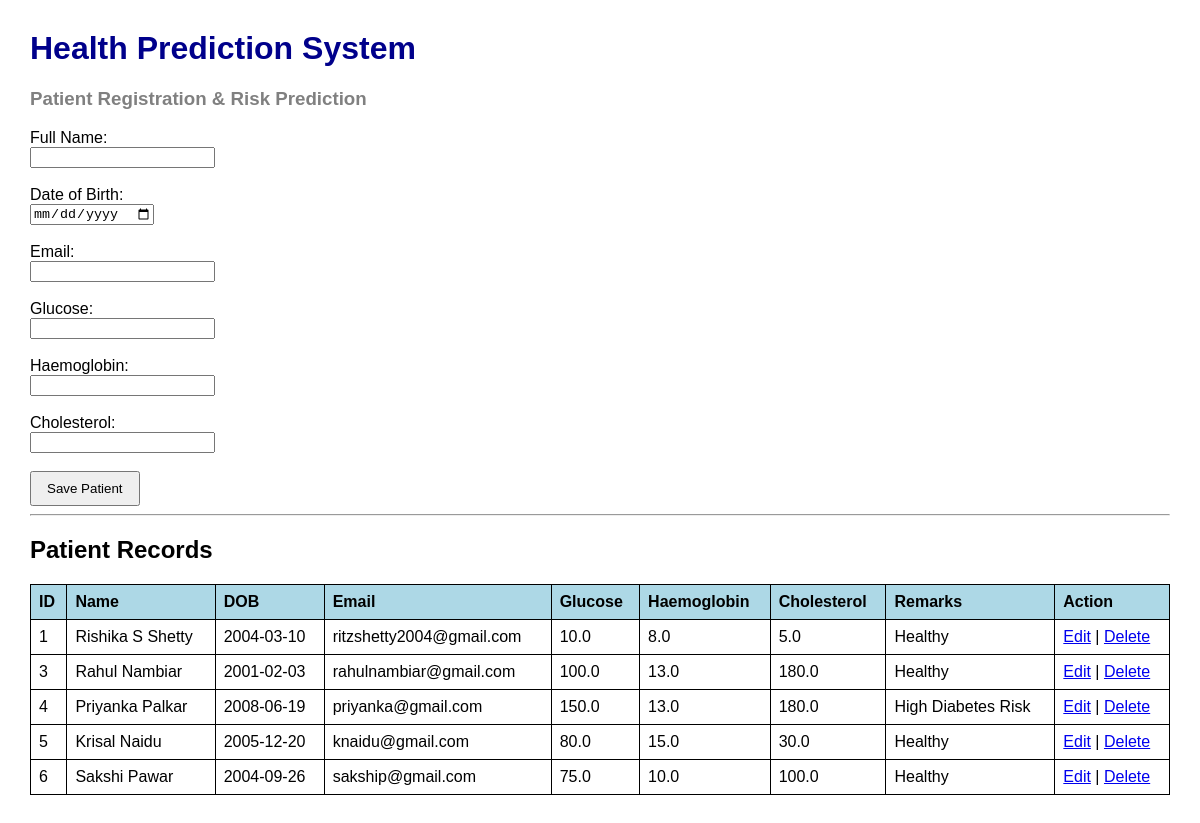
The page / on the database its author committed.
### tables this page shows
CREATE TABLE patients (
    id INTEGER PRIMARY KEY AUTOINCREMENT,
    full_name TEXT NOT NULL,
    dob TEXT NOT NULL,
    email TEXT NOT NULL,
    glucose REAL NOT NULL,
    haemoglobin REAL NOT NULL,
    cholesterol REAL NOT NULL,
    remarks TEXT
);

### app.py (the view, shortened to what this page needs)
@app.route("/", methods=["GET", "POST"])
def home():
    conn = sqlite3.connect("database/patients.db")
    cursor = conn.cursor()
    cursor.execute("SELECT * FROM patients")
    patients = cursor.fetchall()
    conn.close()
    return render_template("index.html", patients=patients)

### templates/index.html (shortened to what this page needs)
<!DOCTYPE html>
<html>
<head>
    <link rel="stylesheet" href="{{ url_for('static', filename='style.css') }}">
</head><body>
    <h1>Health Prediction System</h1>
<h3>Patient Registration & Risk Prediction</h3>
    <form method="POST">
        <label>Full Name:</label><br>
        <input type="text" name="full_name" required><br><br>
        <label>Date of Birth:</label><br>
        <input type="date" name="dob" required><br><br>
        <label>Email:</label><br>
        <input type="email" name="email" required><br><br>
        <label>Glucose:</label><br>
        <input type="number" step="0.01" name="glucose" required><br><br>
        <label>Haemoglobin:</label><br>
        <input type="number" step="0.01" name="haemoglobin" required><br><br>
        <label>Cholesterol:</label><br>
        <input type="number" step="0.01" name="cholesterol" required><br><br>
        <button type="submit">Save Patient</button>
    </form>
    <hr>
    <h2>Patient Records</h2>
    <table border="1">
        <tr>
            <th>ID</th>
            <th>Name</th>
            <th>DOB</th>
            <th>Email</th>
            <th>Glucose</th>
            <th>Haemoglobin</th>
            <th>Cholesterol</th>
            <th>Remarks</th>
            <th>Action</th>
        </tr>
        {% for patient in patients %}
        <tr>
            <td>{{ patient[0] }}</td>
            <td>{{ patient[1] }}</td>
            <td>{{ patient[2] }}</td>
            <td>{{ patient[3] }}</td>
            <td>{{ patient[4] }}</td>
            <td>{{ patient[5] }}</td>
            <td>{{ patient[6] }}</td>
            <td>{{ patient[7] }}</td>
           <td>
               <a href="/edit/{{ patient[0] }}">Edit</a>
               |
               <a href="/delete/{{ patient[0] }}">Delete</a>
          </td>
        </tr>
        {% endfor %}
    </table>
</body>
</html>

### static/style.css (style rules this page uses)
body { font-family: Arial, sans-serif; margin: 30px; }
h1 { color: darkblue; }
h3 { color: gray; }
table { border-collapse: collapse; width: 100%; }
th, td { border: 1px solid black; padding: 8px; text-align: left; }
th { background-color: lightblue; }
button { padding: 8px 15px; }

### rows shown on the page
patients: id "1", full_name "Rishika S Shetty", dob "2004-03-10", email "ritzshetty2004@gmail.com", glucose "10.0", haemoglobin "8.0", cholesterol "5.0", remarks "Healthy"
patients: id "3", full_name "Rahul Nambiar", dob "2001-02-03", email "rahulnambiar@gmail.com", glucose "100.0", haemoglobin "13.0", cholesterol "180.0", remarks "Healthy"
patients: id "4", full_name "Priyanka Palkar", dob "2008-06-19", email "priyanka@gmail.com", glucose "150.0", haemoglobin "13.0", cholesterol "180.0", remarks "High Diabetes Risk"
patients: id "5", full_name "Krisal Naidu", dob "2005-12-20", email "knaidu@gmail.com", glucose "80.0", haemoglobin "15.0", cholesterol "30.0", remarks "Healthy"
patients: id "6", full_name "Sakshi Pawar", dob "2004-09-26", email "sakship@gmail.com", glucose "75.0", haemoglobin "10.0", cholesterol "100.0", remarks "Healthy"
